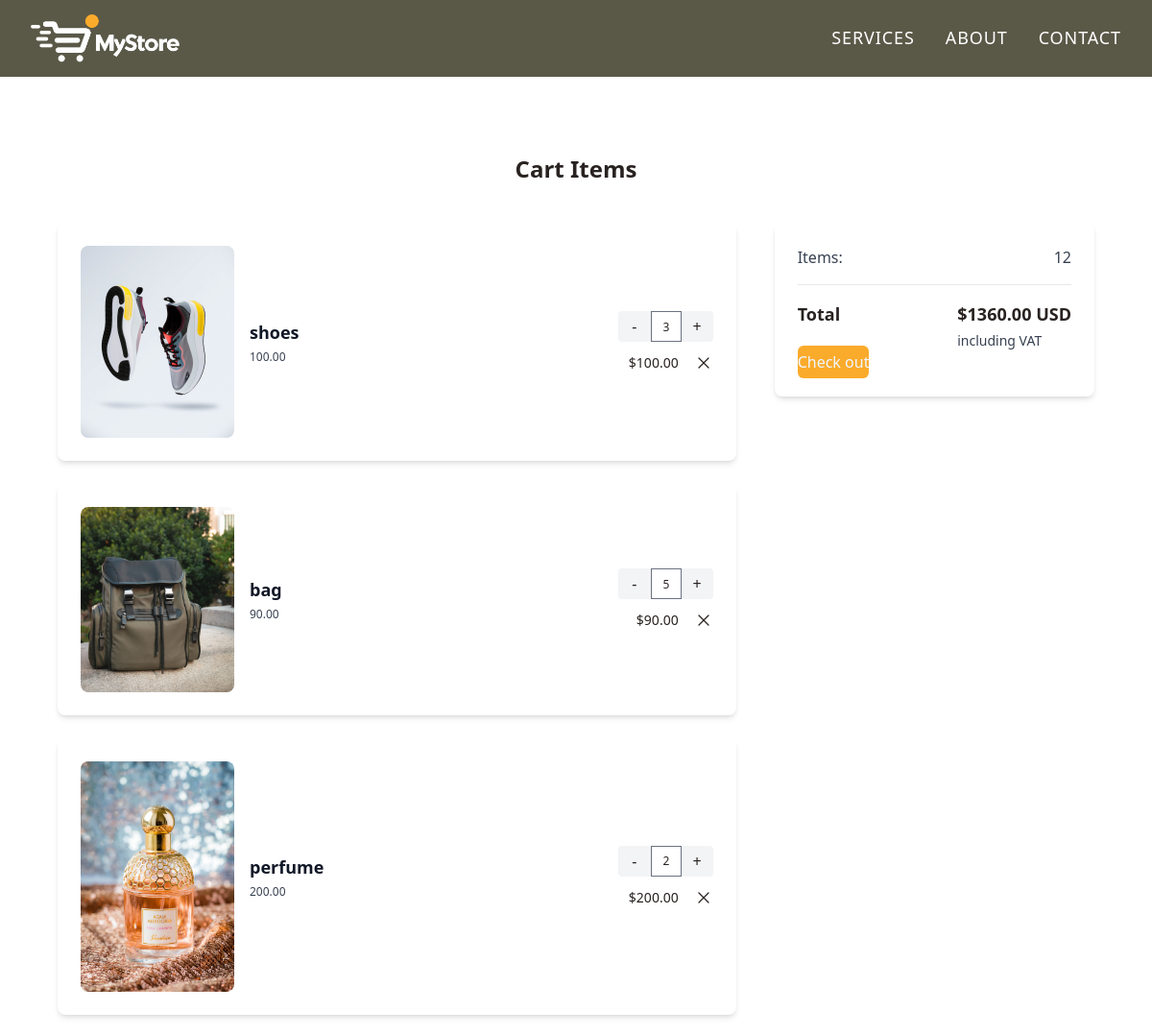
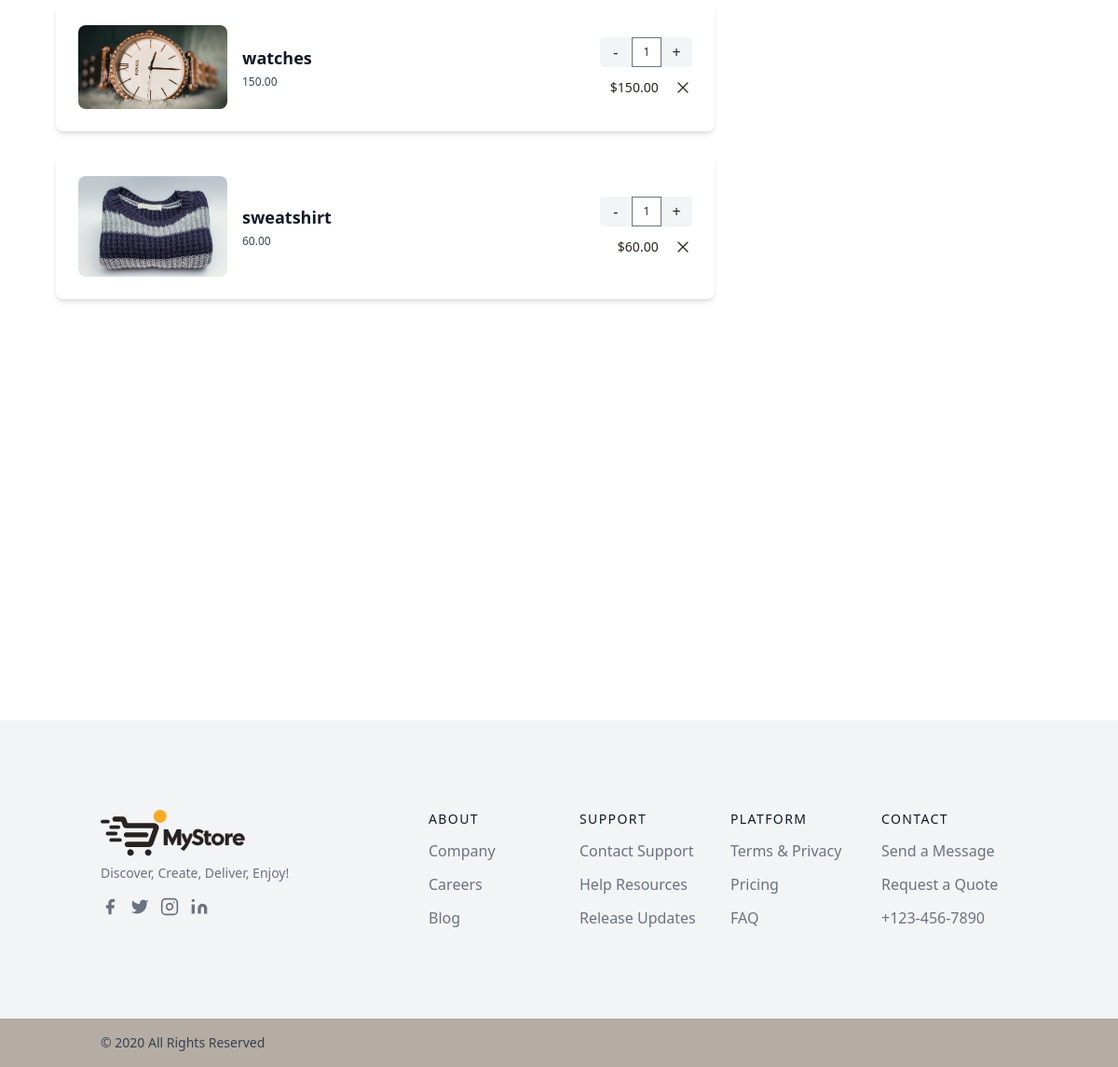
Page /cart/ (signed in) on the committed database (2 pictures, top to bottom).
### store/models.py (models this page shows, shortened)
class OrderItem(models.Model):
	product = models.ForeignKey(Product, on_delete=models.SET_NULL, null=True)
	order = models.ForeignKey(Order, on_delete=models.SET_NULL, null=True)
	quantity = models.IntegerField(default=0, null=True, blank=True)
	date_added = models.DateTimeField(auto_now_add=True)
	@property
	def get_total(self):
		total = self.product.price * self.quantity
		return total

class Product(models.Model):
	name = models.CharField(max_length=200)
	price = models.FloatField()
	digital = models.BooleanField(default=False,null=True, blank=True)
	image = models.ImageField(null=True, blank=True)
	@property
	def imageURL(self):
		try:
			url = self.image.url
		except:
			url = ''
		return url

class Order(models.Model):
	customer = models.ForeignKey(Customer, on_delete=models.SET_NULL, null=True, blank=True)
	date_ordered = models.DateTimeField(auto_now_add=True)
	complete = models.BooleanField(default=False)
	transaction_id = models.CharField(max_length=100, null=True)
	@property
	def get_cart_total(self):
		orderitems = self.orderitem_set.all()
		total = sum([item.get_total for item in orderitems])
		return total
	@property
	def get_cart_items(self):
		orderitems = self.orderitem_set.all()
		total = sum([item.quantity for item in orderitems])
		return total

### store/views.py (the view)
# urls.py: path('cart/', views.cart, name="cart"),
def cart(request):
	data = cartData(request)
	cartItems = data['cartItems']
	order = data['order']
	items = data['items']
	context = {'items':items, 'order':order, 'cartItems':cartItems}
	return render(request, 'cart.html', context)

### store/utils.py (called while the page is built)
def cartData(request):
	if request.user.is_authenticated:
		customer = request.user.customer
		order, created = Order.objects.get_or_create(customer=customer, complete=False)
		items = order.orderitem_set.all()
		cartItems = order.get_cart_items
	else:
		cookieData = cookieCart(request)
		cartItems = cookieData['cartItems']
		order = cookieData['order']
		items = cookieData['items']
	return {'cartItems':cartItems ,'order':order, 'items':items}

### store/templates/cart.html
{% extends "base.html" %}
{% load static %}
{% block content %}
    <div>
        <div class=" pt-20">
        <h1 class="mb-10 text-center text-2xl font-bold">Cart Items</h1>
        {% if items %}
        <div class=" justify-center grid grid-cols-3  md:px-[60px] gap-10 ">
            <div class=" flex flex-col col-span-2 ">
                {% for item in items %}
                    <div class=" rounded-lg mb-6 bg-white p-6 shadow-md flex items-center justify-between ">
                        <div class="flex justify-center items-center  gap-4">
                            <img src="{{item.product.imageURL}}" alt="product-image" class="w-full rounded-lg sm:w-40" />
                            <div class="mt-5 sm:mt-0">
                                <h2 class="text-lg font-bold text-gray-900">{{item.product.name}}</h2>
                                <p class="mt-1 text-xs text-gray-700">{{item.product.price|floatformat:2}}</p>
                            </div>
                        </div>
                        <div class="flex flex-col justify-center items-end gap-3">
                                <div class="flex items-center border-gray-100">
                                <span data-product="{{item.product.id}}" data-action="remove" class="cursor-pointer rounded-l bg-gray-100 py-1 px-3.5 duration-100 hover:bg-[#fbab2b] hover:text-blue-50"> - </span>
                                <input class="h-8 w-8 border bg-white text-center text-xs outline-none" type="number" value="{{item.quantity}}" min="1" />
                                <span data-product="{{item.product.id}}" data-action="add" class="cursor-pointer rounded-r bg-gray-100 py-1 px-3 duration-100 hover:bg-[#fbab2b] hover:text-blue-50"> + </span>
                                </div>
                                <div class="flex items-center space-x-4">
                                <p class="text-sm">${{item.product.price|floatformat:2}}</p>
                                <svg xmlns="http://www.w3.org/2000/svg" fill="none" viewBox="0 0 24 24" stroke-width="1.5" stroke="currentColor" class="h-5 w-5 cursor-pointer duration-150 hover:text-[#fbab2b]">
                                    <path stroke-linecap="round" stroke-linejoin="round" d="M6 18L18 6M6 6l12 12" />
                                </svg>
                                </div>
                        </div>
                    </div>
            {% endfor %}
            </div>
            <div class="h-full    col-span-1 ">
                <div class=" bg-white p-6 shadow-md rounded-lg">
                    <div class="mb-2 flex justify-between">
                        <p class="text-gray-700">Items:</p>
                        <p class="text-gray-700">{{order.get_cart_items}}</p>
                    </div>
                    <hr class="my-4" />
                    <div class="flex justify-between">
                        <p class="text-lg font-bold">Total</p>
                        <div class="">
                        <p class="mb-1 text-lg font-bold"> ${{order.get_cart_total|floatformat:2}} USD</p>
                        <p class="text-sm text-gray-700">including VAT</p>
                        </div>
                    </div>
                    <a href="{% url 'checkout' %}" class="mt-6 w-full rounded-md bg-[#fbab2b] py-1.5 font-medium text-blue-50 hover:bg-[rgba(251,171,43,0.7)]">Check out</a>
                </div>
            </div>
        </div>
        {% else %}
        <div>
            <p>oops there is no item</p>
        </div>
        {% endif %}
        </div>
    </div>
{% endblock content %}

### store/templates/base.html (shortened to what this page needs)
<!DOCTYPE html>
{% load static tailwind_tags %}
<html lang="en">
<head>
    {% tailwind_css %}
    <link rel="stylesheet" href="{% static 'css/style.css' %}">
    <link rel="stylesheet" href="https://cdnjs.cloudflare.com/ajax/libs/font-awesome/6.4.2/css/all.min.css"
 />
</head>
<body>
    {% include "navbar.html" %}
    <div class="text-[#282220] ">
        {% block content %}
        {% endblock content %}
    </div>
    {% include "footer.html" %}
</body>
</html>

### store/templates/navbar.html (shortened to what this page needs)
{% load static %}
{% block content %}
    <body>
        <nav class="w-full overflow-x-hidden bg-[#5a5948] h-fit  overflow-hidden sticky top-0 left-0 z-10">
            <div class="py-10 lg:px-8 px-4 max-w-[1280px] h-16 m-auto text-white flex items-center justify-between">
                <div>
                    <a href="{% url 'store' %}">
                        <img href="" class=" h-[50px] lg:text-2xl text-xl uppercase tracking-wider cursor-pointer font-bold" src='{% static "images/Logo.png" %}' alt="logo">
                    </a>
                </div>
                <div class="flex lg:gap-8 gap-6 uppercase tracking-wider cursor-pointer text-lg items-center" id="navItems">
                    <span class="group">
                        Services
                    </span>
                    <span class="group">
                        About
                    </span>
                    <span class="group">
                        Contact
                    </span>
                </div>
            </div>
        </nav>
    </body>
{% endblock content %}
</html>

### store/templates/footer.html
{% load static %}
{% block content %}
<div class="flex items-end w-full min-h-screen bg-white">
    <footer class="w-full text-gray-700 bg-gray-100 body-font">
        <div
            class="container flex flex-col flex-wrap px-5 py-24 mx-auto md:items-center lg:items-start md:flex-row md:flex-no-wrap">
            <div class="flex-shrink-0 w-64 mx-auto text-center md:mx-0 md:text-left">
                <img class=" h-[50px] lg:text-2xl text-xl uppercase tracking-wider cursor-pointer font-bold" src='{% static "images/logo.svg" %}' alt="logo">
                <p class="mt-2 text-sm text-gray-500">Discover, Create, Deliver, Enjoy!</p>
                <div class="mt-4">
                    <span class="inline-flex justify-center mt-2 sm:ml-auto sm:mt-0 sm:justify-start">
                        <a class="text-gray-500 cursor-pointer hover:text-gray-700">
                            <svg fill="currentColor" stroke-linecap="round" stroke-linejoin="round" stroke-width="2"
                                class="w-5 h-5" viewBox="0 0 24 24">
                                <path d="M18 2h-3a5 5 0 00-5 5v3H7v4h3v8h4v-8h3l1-4h-4V7a1 1 0 011-1h3z"></path>
                            </svg>
                        </a>
                        <a class="ml-3 text-gray-500 cursor-pointer hover:text-gray-700">
                            <svg fill="currentColor" stroke-linecap="round" stroke-linejoin="round" stroke-width="2"
                                class="w-5 h-5" viewBox="0 0 24 24">
                                <path
                                    d="M23 3a10.9 10.9 0 01-3.14 1.53 4.48 4.48 0 00-7.86 3v1A10.66 10.66 0 013 4s-4 9 5 13a11.64 11.64 0 01-7 2c9 5 20 0 20-11.5a4.5 4.5 0 00-.08-.83A7.72 7.72 0 0023 3z">
                                </path>
                            </svg>
                        </a>
                        <a class="ml-3 text-gray-500 cursor-pointer hover:text-gray-700">
                            <svg fill="none" stroke="currentColor" stroke-linecap="round" stroke-linejoin="round"
                                stroke-width="2" class="w-5 h-5" viewBox="0 0 24 24">
                                <rect width="20" height="20" x="2" y="2" rx="5" ry="5"></rect>
                                <path d="M16 11.37A4 4 0 1112.63 8 4 4 0 0116 11.37zm1.5-4.87h.01"></path>
                            </svg>
                        </a>
                        <a class="ml-3 text-gray-500 cursor-pointer hover:text-gray-700">
                            <svg fill="currentColor" stroke="currentColor" stroke-linecap="round"
                                stroke-linejoin="round" stroke-width="0" class="w-5 h-5" viewBox="0 0 24 24">
                                <path stroke="none"
                                    d="M16 8a6 6 0 016 6v7h-4v-7a2 2 0 00-2-2 2 2 0 00-2 2v7h-4v-7a6 6 0 016-6zM2 9h4v12H2z">
                                </path>
                                <circle cx="4" cy="4" r="2" stroke="none"></circle>
                            </svg>
                        </a>
                    </span>
                </div>
            </div>
            <div class="flex flex-wrap flex-grow mt-10 -mb-10 text-center md:pl-20 md:mt-0 md:text-left">
                <div class="w-full px-4 lg:w-1/4 md:w-1/2">
                    <h2 class="mb-3 text-sm font-medium tracking-widest text-gray-900 uppercase title-font">About</h2>
                    <nav class="mb-10 list-none">
                        <li class="mt-3">
                            <a class="text-gray-500 cursor-pointer hover:text-gray-900">Company</a>
                        </li>
                        <li class="mt-3">
                            <a class="text-gray-500 cursor-pointer hover:text-gray-900">Careers</a>
                        </li>
                        <li class="mt-3">
                            <a class="text-gray-500 cursor-pointer hover:text-gray-900">Blog</a>
                        </li>
                    </nav>
                </div>
                <div class="w-full px-4 lg:w-1/4 md:w-1/2">
                    <h2 class="mb-3 text-sm font-medium tracking-widest text-gray-900 uppercase title-font">Support</h2>
                    <nav class="mb-10 list-none">
                        <li class="mt-3">
                            <a class="text-gray-500 cursor-pointer hover:text-gray-900">Contact Support</a>
                        </li>
                        <li class="mt-3">
                            <a class="text-gray-500 cursor-pointer hover:text-gray-900">Help Resources</a>
                        </li>
                        <li class="mt-3">
                            <a class="text-gray-500 cursor-pointer hover:text-gray-900">Release Updates</a>
                        </li>
                    </nav>
                </div>
                <div class="w-full px-4 lg:w-1/4 md:w-1/2">
                    <h2 class="mb-3 text-sm font-medium tracking-widest text-gray-900 uppercase title-font">Platform
                    </h2>
                    <nav class="mb-10 list-none">
                        <li class="mt-3">
                            <a class="text-gray-500 cursor-pointer hover:text-gray-900">Terms &amp; Privacy</a>
                        </li>
                        <li class="mt-3">
                            <a class="text-gray-500 cursor-pointer hover:text-gray-900">Pricing</a>
                        </li>
                        <li class="mt-3">
                            <a class="text-gray-500 cursor-pointer hover:text-gray-900">FAQ</a>
                        </li>
                    </nav>
                </div>
                <div class="w-full px-4 lg:w-1/4 md:w-1/2">
                    <h2 class="mb-3 text-sm font-medium tracking-widest text-gray-900 uppercase title-font">Contact</h2>
                    <nav class="mb-10 list-none">
                        <li class="mt-3">
                            <a class="text-gray-500 cursor-pointer hover:text-gray-900">Send a Message</a>
                        </li>
                        <li class="mt-3">
                            <a class="text-gray-500 cursor-pointer hover:text-gray-900">Request a Quote</a>
                        </li>
                        <li class="mt-3">
                            <a class="text-gray-500 cursor-pointer hover:text-gray-900">+123-456-7890</a>
                        </li>
                    </nav>
                </div>
            </div>
        </div>
        <div class="bg-[#b5ada3]">
            <div class="container px-5 py-4 mx-auto">
                <p class="text-sm text-gray-700 capitalize xl:text-center">© 2020 All rights reserved </p>
            </div>
        </div>
    </footer>
</div>
{% endblock content %}

### rows in the picture
OrderItem: product.imageURL (picture), product.name "shoes", product.price "100.00", quantity "3"
OrderItem: product.imageURL (picture), product.name "bag", product.price "90.00", quantity "5"
OrderItem: product.imageURL (picture), product.name "perfume", product.price "200.00", quantity "2"
OrderItem: product.imageURL (picture), product.name "watches", product.price "150.00", quantity "1"
OrderItem: product.imageURL (picture), product.name "sweatshirt", product.price "60.00", quantity "1"
Order: get_cart_items "12", get_cart_total "1360.00"
